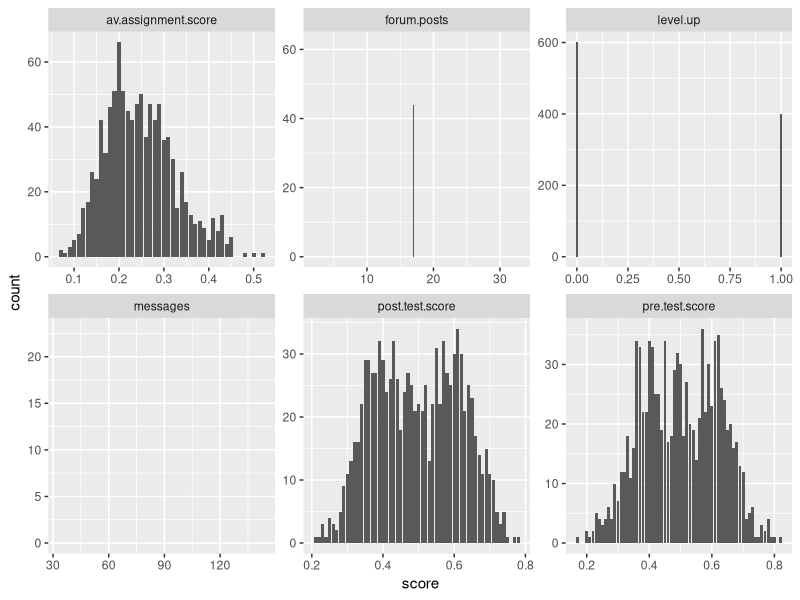
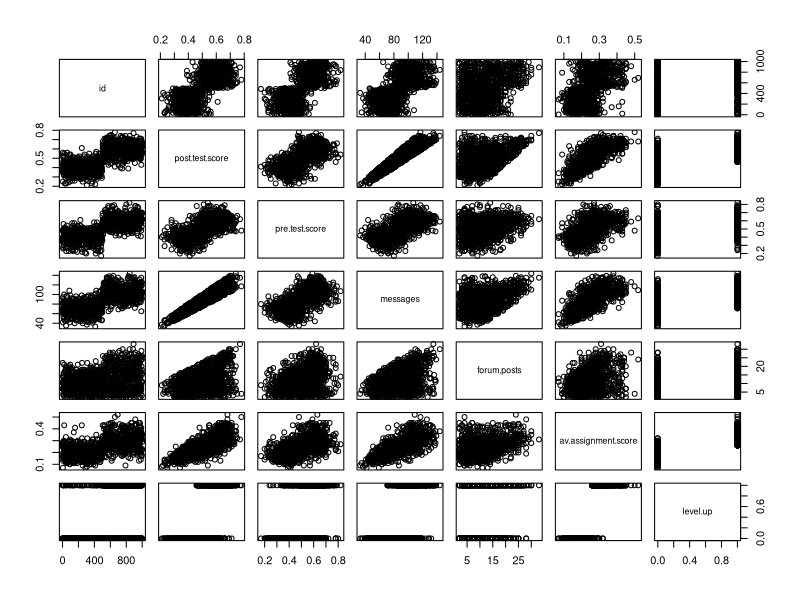
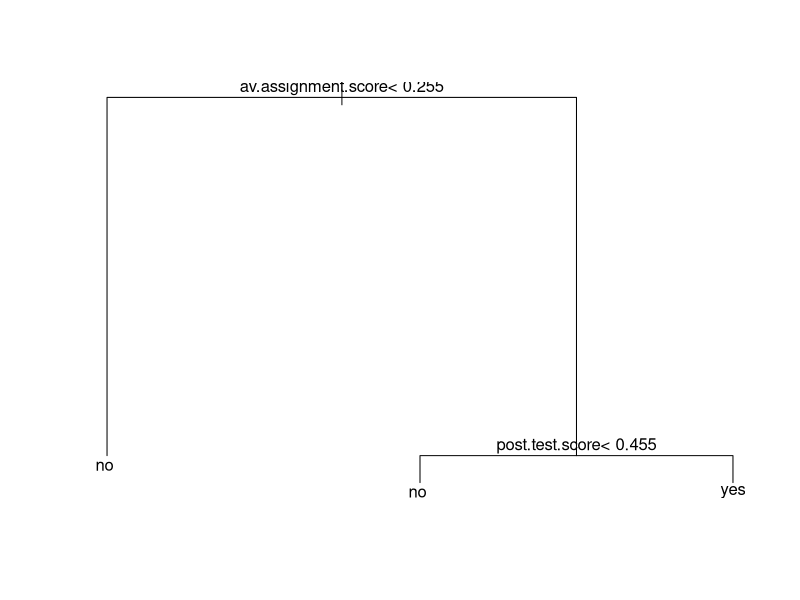
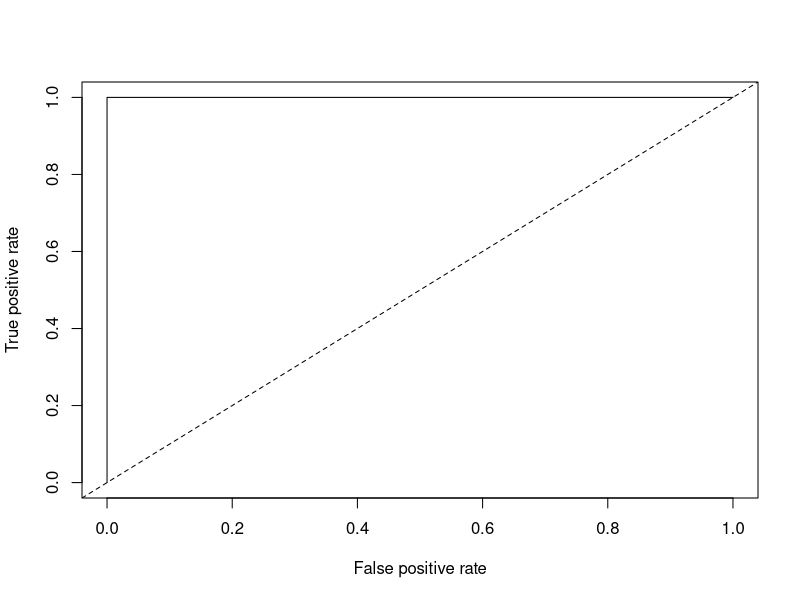
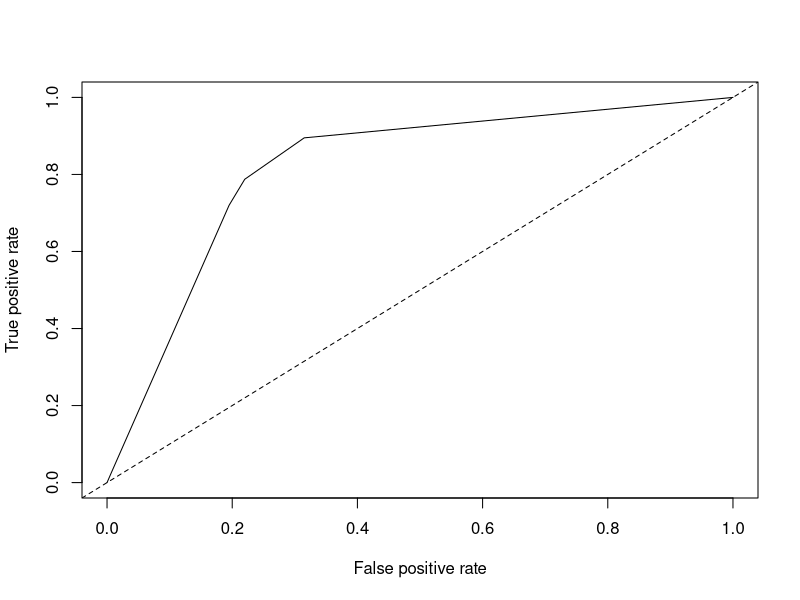

Write the R code that produced these figures, in order.
## ---- chunk 1
D1 <- read.csv("online.data.csv")
## ---- chunk 2
#Start by creating histograms of the distributions for all variables (#HINT: look up "facet" in the ggplot documentation)
library(ggplot2)
library(dplyr)
library(tidyr)
D2 <- select(D1, 1:7)
D2$level.up <- ifelse(D1$level.up == "yes", 1,0)
D3 <- gather(D2, "measure", "score", 2:7)
p1 <- ggplot(D3, aes(score)) + facet_wrap(~measure, scales = "free")
p1 + geom_histogram(stat = "count")
#Then visualize the relationships between variables
pairs(D2)
#Try to capture an intution about the data and the relationships
#Strong positive correlation between post.test.score and messages, which simulates an almost linear relationship in the graph. Therefore, more messages sent by the student might indicate a higher post test score. 
## ---- chunk 3
#Create a classification tree that predicts whether a student "levels up" in the online course using three variables of your choice (As we did last time, set all controls to their minimums)
library(rpart)
c.tree1 <- rpart(level.up ~ av.assignment.score + messages + post.test.score, method="class", data=D1)
#Plot and generate a CP table for your tree 
printcp(c.tree1)
plot(c.tree1)
text(c.tree1)
#Generate a probability value that represents the probability that a student levels up based your classification tree 

D1$pred <- predict(c.tree1, type = "prob")[,2]#Last class we used type = "class" which predicted the classification for us, this time we are using type = "prob" to see the probability that our classififcation is based on.
## ---- chunk 4
library(ROCR)

#Plot the curve
pred.detail <- prediction(D1$pred, D1$level.up) 
plot(performance(pred.detail, "tpr", "fpr"))
abline(0, 1, lty = 2)

#Calculate the Area Under the Curve
unlist(slot(performance(pred.detail,"auc"), "y.values"))#Unlist liberates the AUC value from the "performance" object created by ROCR
#AUC = 1

#Now repeat this process, but using the variables you did not use for the previous model and compare the plots & results of your two models. Which one do you think was the better model? Why?
c.tree2 <- rpart(level.up ~ forum.posts + pre.test.score, method="class", data=D1)
D1$pred2 <- predict(c.tree2, type = "prob")[,2]
pred.detail2 <- prediction(D1$pred2, D1$level.up) 
plot(performance(pred.detail2, "tpr", "fpr"))
abline(0, 1, lty = 2)
unlist(slot(performance(pred.detail2,"auc"), "y.values"))
#AUC = 0.818
#The model consists of av.assignment.score, messages, and post.test.score has a AUC value of 1, which means that it's better at predicting the level-up system. 
## ---- chunk 5
#Look at the ROC plot for your first model. Based on this plot choose a probability threshold that balances capturing the most correct predictions against false positives. Then generate a new variable in your data set that classifies each student according to your chosen threshold.
D1$threshold.pred1 <- ifelse(D1$pred >= 0.95, "yes", "no")

#Now generate three diagnostics:

accuracy.model1 <- mean(ifelse(D1$level.up == D1$threshold.pred1, 1, 0)) #1

D1$truepos.model1 <- ifelse(D1$level.up == "yes" & D1$threshold.pred1 == "yes", 1, 0)
D1$falsepos.model1 <- ifelse(D1$level.up == "no" & D1$threshold.pred1 == "yes", 1,0)
D1$falseneg.model1 <- ifelse(D1$level.up == "yes" & D1$threshold.pred1 == "no", 1,0)

precision.model1 <- sum(D1$truepos.model1)/(sum(D1$truepos.model1) + sum(D1$falsepos.model1)) #1

recall.model1 <- sum(D1$truepos.model1)/(sum(D1$truepos.model1) + sum(D1$falseneg.model1)) #1

#Finally, calculate Kappa for your model according to:

#First generate the table of comparisons
table1 <- table(D1$level.up, D1$threshold.pred1)

#Convert to matrix
matrix1 <- as.matrix(table1)

#Calculate kappa
kappa(matrix1, exact = TRUE)/kappa(matrix1) #kappa value = 1.154


#Now choose a different threshold value and repeat these diagnostics. What conclusions can you draw about your two thresholds?
D1$threshold.pred1a <- ifelse(D1$pred >= 0.6, "yes", "no")
accuracy.model1a <- mean(ifelse(D1$level.up == D1$threshold.pred1a, 1, 0)) #1
D1$truepos.model1a <- ifelse(D1$level.up == "yes" & D1$threshold.pred1a == "yes", 1, 0)
D1$falsepos.model1a <- ifelse(D1$level.up == "no" & D1$threshold.pred1a == "yes", 1,0)
D1$falseneg.model1a <- ifelse(D1$level.up == "yes" & D1$threshold.pred1a == "no", 1,0)
precision.model1a <- sum(D1$truepos.model1a)/(sum(D1$truepos.model1a) + sum(D1$falsepos.model1a)) #1
recall.model1a <- sum(D1$truepos.model1a)/(sum(D1$truepos.model1a) + sum(D1$falseneg.model1a)) #1
table1a <- table(D1$level.up, D1$threshold.pred1a)
matrix1a <- as.matrix(table1a)
kappa(matrix1a, exact = TRUE)/kappa(matrix1a) #kappa value = 1.154

D1$threshold.pred1b <- ifelse(D1$pred >= 0.25, "yes", "no")
accuracy.model1b <- mean(ifelse(D1$level.up == D1$threshold.pred1b, 1, 0)) #1
D1$truepos.model1b <- ifelse(D1$level.up == "yes" & D1$threshold.pred1b == "yes", 1, 0)
D1$falsepos.model1b <- ifelse(D1$level.up == "no" & D1$threshold.pred1b == "yes", 1,0)
D1$falseneg.model1b <- ifelse(D1$level.up == "yes" & D1$threshold.pred1b == "no", 1,0)
precision.model1b <- sum(D1$truepos.model1b)/(sum(D1$truepos.model1b) + sum(D1$falsepos.model1b)) #1
recall.model1b <- sum(D1$truepos.model1b)/(sum(D1$truepos.model1b) + sum(D1$falseneg.model1b)) #1
table1b <- table(D1$level.up, D1$threshold.pred1b)
matrix1b <- as.matrix(table1b)
kappa(matrix1b, exact = TRUE)/kappa(matrix1b) #kappa value = 1.154

#For model 1, changes of threshold yielded the same accuracy, precision, recall and kappa values. 

#For model 2
D1$threshold.pred2 <- ifelse(D1$pred2 >= 0.25, "yes", "no")
accuracy.model2 <- mean(ifelse(D1$level.up == D1$threshold.pred2, 1, 0)) #0.769
D1$truepos.model2 <- ifelse(D1$level.up == "yes" & D1$threshold.pred2 == "yes", 1, 0)
D1$falsepos.model2 <- ifelse(D1$level.up == "no" & D1$threshold.pred2 == "yes", 1,0)
D1$falseneg.model2 <- ifelse(D1$level.up == "yes" & D1$threshold.pred2 == "no", 1,0)
precision.model2 <- sum(D1$truepos.model2)/(sum(D1$truepos.model2) + sum(D1$falsepos.model2)) #0.654
recall.model2 <- sum(D1$truepos.model2)/(sum(D1$truepos.model2) + sum(D1$falseneg.model2)) #0.895
table2 <- table(D1$level.up, D1$threshold.pred2)
matrix2 <- as.matrix(table2)
kappa(matrix2, exact = TRUE)/kappa(matrix2) #kappa value = 0.868

D1$threshold.pred2a <- ifelse(D1$pred2 >= 0.6, "yes", "no")
accuracy.model2a <- mean(ifelse(D1$level.up == D1$threshold.pred2a, 1, 0)) #0.783
D1$truepos.model2a <- ifelse(D1$level.up == "yes" & D1$threshold.pred2a == "yes", 1, 0)
D1$falsepos.model2a <- ifelse(D1$level.up == "no" & D1$threshold.pred2a == "yes", 1,0)
D1$falseneg.model2a <- ifelse(D1$level.up == "yes" & D1$threshold.pred2a == "no", 1,0)
precision.model2a <- sum(D1$truepos.model2a)/(sum(D1$truepos.model2a) + sum(D1$falsepos.model2a)) #0.705
recall.model2a <- sum(D1$truepos.model2a)/(sum(D1$truepos.model2a) + sum(D1$falseneg.model2a)) #0.788
table2a <- table(D1$level.up, D1$threshold.pred2a)
matrix2a <- as.matrix(table2a)
kappa(matrix2a, exact = TRUE)/kappa(matrix2a) #kappa value = 1.056
#Threshold 2 generates higher accuracy, precision, and kappa values at the cost of lower recall.
